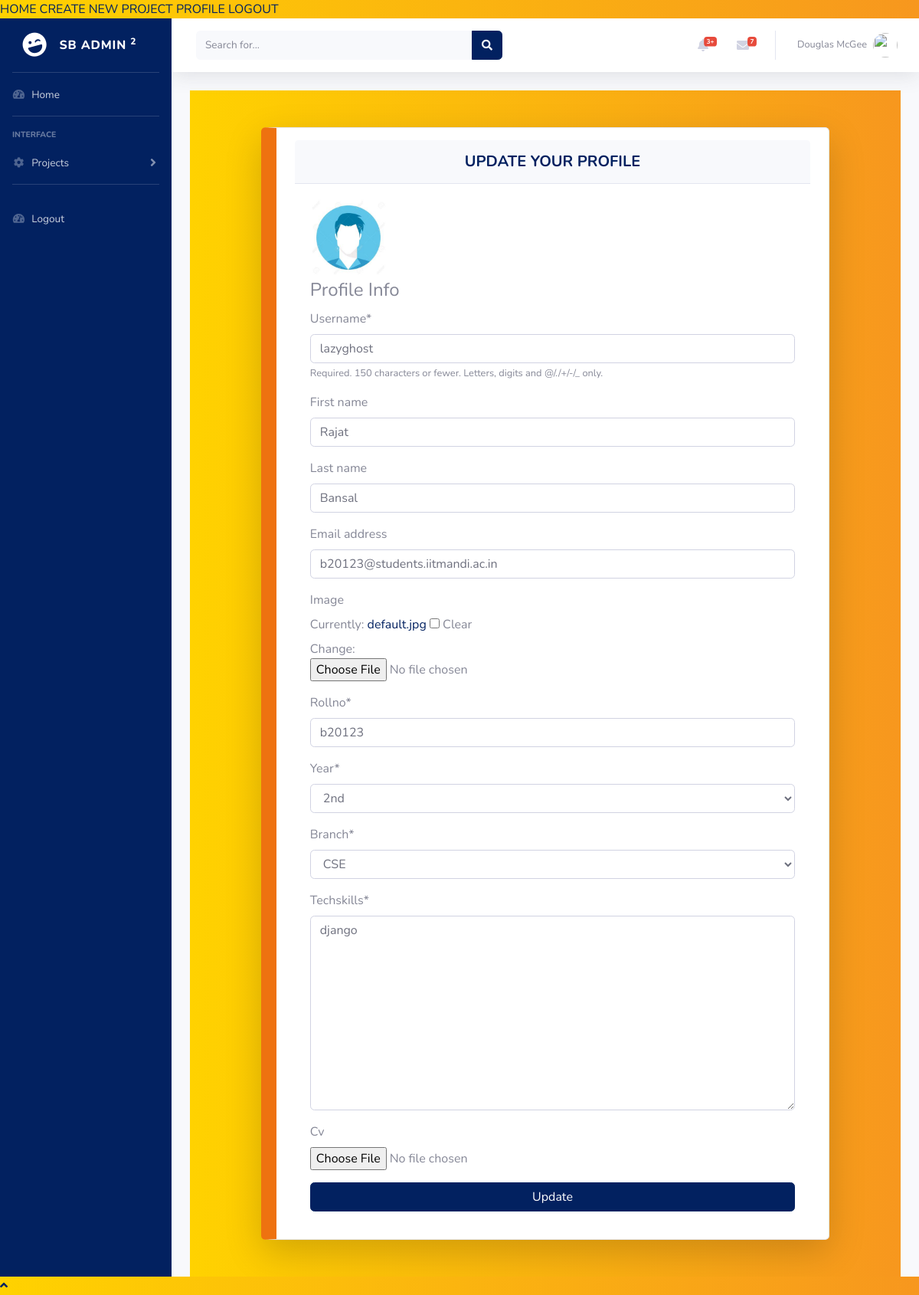
Before: /profile/edit (signed in) with the older database file.
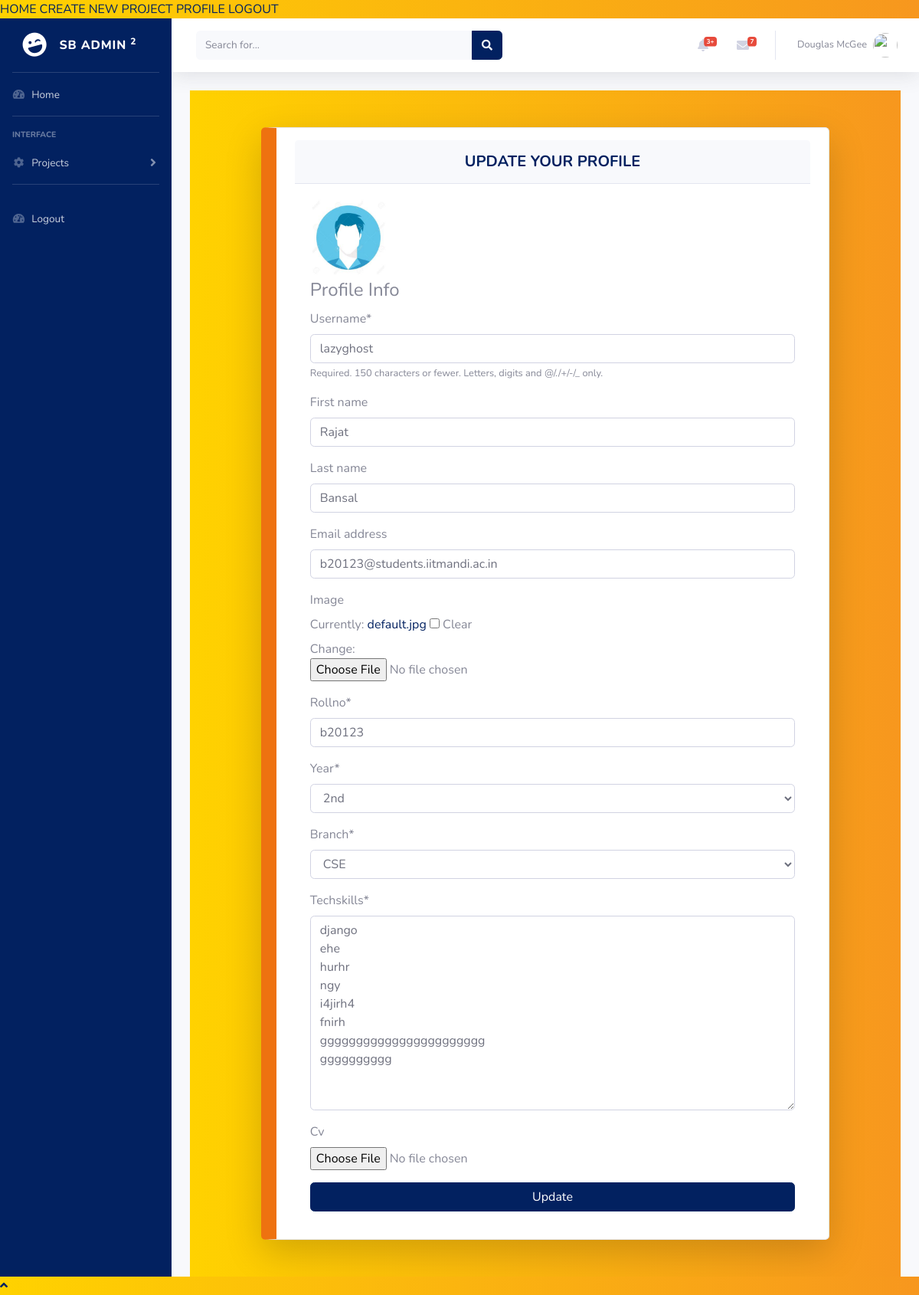
After: the same page with the newer database file.
### users/models.py (models this page shows, shortened)
class Profile(models.Model):
    user = models.OneToOneField(User, on_delete=models.CASCADE)
    image = models.ImageField(default = 'default.jpg', upload_to='profile_pics', blank=True)
    rollno = models.CharField(max_length=10)
    year = models.CharField(max_length=10)
    branch = models.CharField(max_length=30)
    techskills = models.TextField()
    starred_projects = models.ManyToManyField(Project, related_name='starred_projects', blank = True)
    cv = models.FileField(blank = True, upload_to='resumes')

### users/views.py (the view)
# urls.py: path('edit', views.profile_edit, name = 'profile-edit'),
def profile_edit(request):
    if request.method == 'POST':
        user_update_form = UserUpdateForm(request.POST, instance = request.user)
        profile_update_form = ProfileUpdateForm(request.POST, request.FILES, instance = request.user.profile)
        if user_update_form.is_valid() and profile_update_form.is_valid():
            user_profile = Profile.objects.get(user = request.user)
            user_img = str(user_profile.image)
            user_cv = str(user_profile.cv)
            if len(request.FILES)!=0:
                if request.FILES.get('image') and user_img!="default.jpg":
                    default_storage.delete(user_img)
                elif request.FILES.get('cv') and user_cv:
                    default_storage.delete(user_cv)
            user_update_form.save()
            profile_update_form.save()
            messages.success(request, "Your profile has been updated!")
            return redirect('profile')
        else:
            messages.error(request, 'Please correct the error below.')
    else:
        user_update_form = UserUpdateForm(instance = request.user)
        profile_update_form = ProfileUpdateForm(instance = request.user.profile)
    context = {
        'title': 'Profile Edit',
        'user_form': user_update_form,
        'profile_form': profile_update_form,
    }
    return render(request, 'users/profile_edit.html', context)

### users/forms.py
class UserUpdateForm(forms.ModelForm):
    class Meta:
        model = User
        fields = ['username', 'first_name', 'last_name', 'email']

class ProfileUpdateForm(forms.ModelForm):
    YEAR_CHOICES = (
        ('1', '1st'),
        ('2', '2nd'),
        ('3', '3rd'),
        ('4', '4th'),
        ('5', '5th'),
    )
    BRANCH_CHOICES = (
        ('1', 'CSE'),
        ('2', 'DSE'),
        ('3', 'ME'),
        ('4', 'EE'),
        ('5', 'CE'),
        ('6', 'BioE'),
    )
    year = forms.ChoiceField(
        label="Year", choices=YEAR_CHOICES, required=True,
        widget=forms.Select(attrs={'yr': 'form-control input-sm'})
    )
    branch = forms.ChoiceField(
        label="Branch", choices=BRANCH_CHOICES, required=True,
        widget=forms.Select(attrs={'yr': 'form-control input-sm'})
    )
    class Meta:
        model = Profile
        fields = ['image', 'rollno', 'year', 'branch', 'techskills', 'cv']

### users/templates/users/profile_edit.html (shortened to what this page needs)
{% extends 'users/profile.html' %}
{% load crispy_forms_tags %}
{% block profile %}
	<div>
		<div style="background: linear-gradient(to left, #f7971e, #ffd200);">
			<br>
			<br>
				<div class="container card shadow-lg py-3" style="width:80%; border-left: 20px solid #EE7210">
					<div class="card-header py-3" >
				      <h5 class="m-0 font-weight-bold text-primary text-center">UPDATE YOUR PROFILE</h5>
				  </div>
				<div class="card-body">
					<img src="{{ user.profile.image.url }}" alt="" style="height:100px;height:100px">
					<form method="POST" enctype="multipart/form-data">
						<fieldset>
							<legend>Profile Info</legend>
							{{ user_form|crispy }}
							{{ profile_form|crispy }}
						</fieldset>
						<div>
							<button class="btn btn-primary btn-user btn-block" type="submit">Update</button>
						</div>
					</form>
				</div>
				</div>
			<br>
			<br>
		</div>
	</div>
{% endblock profile %}

Changed rows visible on the page:
changed Profile "2nd": techskills "django" → "django ehe hurhr ngy i4jirh4 fnirh ggggggggggggggggggggggg gggggggggg"
